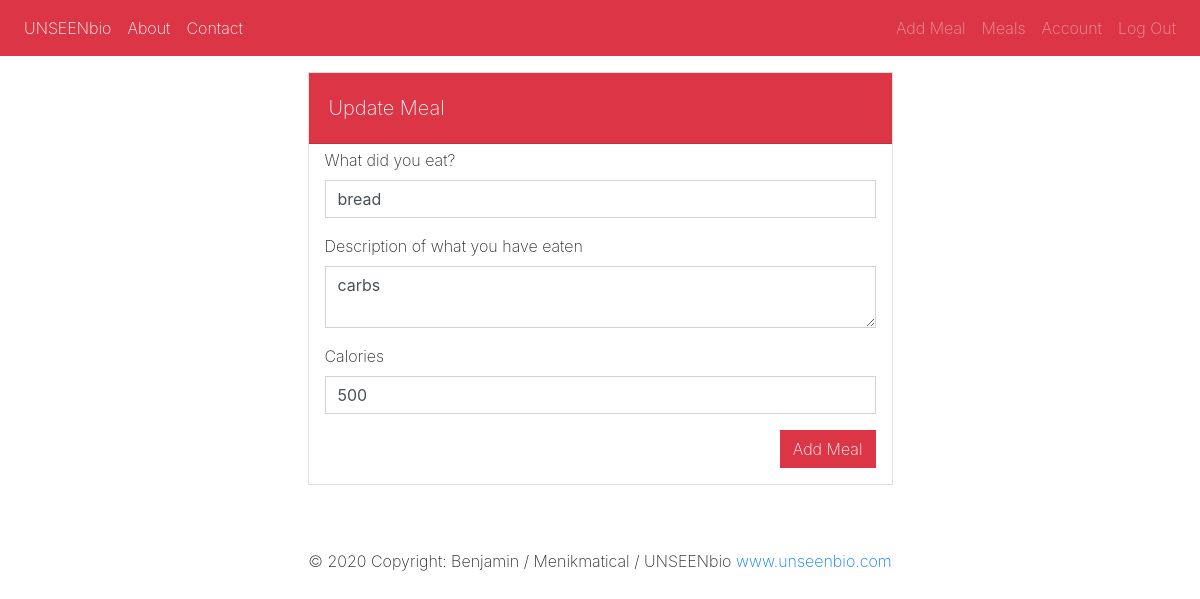
The app's page /meal/18/update (signed in) with its own data.
### ubproj/models.py (models this page shows, shortened)
class Meal(db.Model):
    id = db.Column(db.Integer, primary_key=True)
    title = db.Column(db.String(100), nullable=False)
    date_added = db.Column(db.DateTime, nullable=False, default=datetime.utcnow)
    meal_image_file = db.Column(db.String(20), nullable=False, default='mealdefault.jpg')
    content = db.Column(db.Text, nullable=False)
    calories = db.Column(db.Integer, nullable=False)
    user_id = db.Column(db.Integer, db.ForeignKey('user.id'), nullable=False)

### ubproj/meals/routes.py (the view)
@meals.route('/meal/<int:meal_id>/update', methods=['GET', 'POST'])
@login_required
def update_meal(meal_id):
    meal = Meal.query.get_or_404(meal_id)
    if meal.author != current_user:
        abort(403)
    form = AddMealForm()
    if form.validate_on_submit():
        meal.title = form.title.data
        meal.content = form.content.data
        meal.calories = form.calories.data
        db.session.commit()
        flash('Your meal has been updated!', 'success')
        return redirect(url_for('meals.meal', meal_id=meal.id))
    elif request.method =='GET':
        form.title.data = meal.title
        form.content.data = meal.content
        form.calories.data = meal.calories
    return render_template('add_meal.html', title='Update Meal', form=form, legend='Update Meal')

### ubproj/meals/forms.py
class AddMealForm(FlaskForm):
    title = StringField('What did you eat?', validators=[DataRequired()])
    content = TextAreaField('Description of what you have eaten', validators=[DataRequired()])
    calories = IntegerField('Calories', validators=[DataRequired()])
    submit = SubmitField('Add Meal')

### ubproj/models.py (called while the page is built)
@login_manager.user_loader
def load_user(user_id):
    return User.query.get(int(user_id))

### ubproj/templates/add_meal.html (shortened to what this page needs)
{% extends 'layout.html' %}
{% block content %}
<div class="row pt-3">
    <div class="col-md-6 mx-auto">
        <div class="card rounded-0">
            <div class="card-header rounded-0 text-light bg-danger">
                <legend class="lead mt-2"  style="font-weight: 200;">{{ legend }}</legend>
            </div>
            <div class="content-section" style="font-weight: 200">
                <form method="POST" action="">
                    <div class="form-group mt-1 ml-3 mr-3">
                        {{ form.title.label(class="form-control-label") }}
                        {% if form.title.errors %}
                            {{ form.title(class="form-control rounded-0 is-invalid") }}
                            <div class="invalid-feedback">
                                {% for error in form.title.errors %}
                                    <span>{{ error }}</span>
                                {% endfor %}
                            </div>
                        {% else %}
                            {{ form.title(class="form-control rounded-0") }}
                        {% endif %}
                    </div>
                    <div class="form-group mt-1 ml-3 mr-3">
                        {{ form.content.label(class="form-control-label") }}
                        {% if form.content.errors %}
                            {{ form.content(class="form-control rounded-0 is-invalid") }}
                            <div class="invalid-feedback">
                                {% for error in form.content.errors %}
                                    <span>{{ error }}</span>
                                {% endfor %}
                            </div>
                        {% else %}
                            {{ form.content(class="form-control rounded-0") }}
                        {% endif %}
                    </div>
                    <div class="form-group mt-1 ml-3 mr-3">
                        {{ form.calories.label(class="form-control-label") }}
                        {% if form.calories.errors %}
                            {{ form.calories(class="form-control rounded-0 is-invalid") }}
                            <div class="invalid-feedback">
                                {% for error in form.calories.errors %}
                                    <span>{{ error }}</span>
                                {% endfor %}
                            </div>
                        {% else %}
                            {{ form.calories(class="form-control rounded-0") }}
                        {% endif %}
                    </div>
                    <div style="font-weight: 200" class="form-group">
                        {{ form.submit(class="btn btn-danger float-right rounded-0 mr-3 mb-3", style="font-weight: 200") }}
                    </div>
                </form>
            </div>
        </div>
    </div>
</div>
{% endblock content %}

### records on screen
Meal: title "bread", content "carbs", calories "500"

### other values on screen
{{ legend }} "Update Meal"
